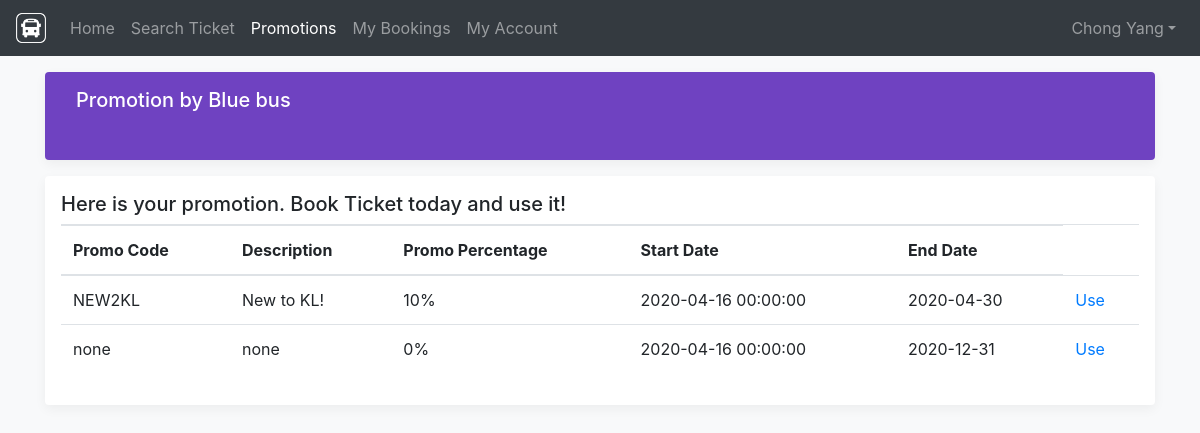
/promotion.php (signed in), run on the app's committed database.
### tables this page shows
CREATE TABLE account (
  AccountNo int AUTO_INCREMENT NOT NULL PRIMARY KEY,
  FirstName varchar(50) NOT NULL,
  LastName varchar(50) NOT NULL,
  Email varchar(50) NOT NULL,
  Password varchar(50) NOT NULL,
  Gender varchar(50) NOT NULL,
  BirthDate date NOT NULL,
  AccountRole varchar(50) NOT NULL DEFAULT 'User',
  Nationality varchar(50) NOT NULL DEFAULT 'Malaysia',
  PhoneNumber varchar(50) NOT NULL,
  AccountTimestamp timestamp NOT NULL DEFAULT current_timestamp() ON UPDATE current_timestamp()
);

CREATE TABLE promo_code (
  PromoCode varchar(50) NOT NULL PRIMARY KEY,
  ScheduleNo varchar(50) NOT NULL,
  PromoCodeDescription varchar(50) NOT NULL,
  PromoPercentage int NOT NULL,
  PromoCodeEndTimestamp date NOT NULL,
  FOREIGN KEY (ScheduleNo) REFERENCES bus_schedule(ScheduleNo),
  PromoCodeStartTimestamp timestamp NOT NULL DEFAULT current_timestamp() ON UPDATE current_timestamp()
);

### loginheader.php (called while the page is built, shortened)
<?php
    require("db.php");
if(isset($_SESSION['id']))
{
    $sql = "SELECT *,
            YEAR(AccountTimestamp) AS SinceYear,
            DATE(AccountTimestamp) AS SinceDate
            FROM account
            WHERE AccountNo =".$_SESSION['id'];
    $query = mysqli_query($con,$sql);
    $row = mysqli_fetch_array($query);
    if($row)
    {
        $myFirstName = $row['FirstName'];
        $myLastName = $row['LastName'];
    }
}
?>

### promotion.php (the view, shortened to what this page needs)
<?php
    require("loginheader.php");
    $promo = mysqli_query($con,"SELECT * FROM promo_code");
?>
<!doctype html>
<html lang="en">
  <head>
    <link rel="stylesheet" href="https://maxcdn.bootstrapcdn.com/bootstrap/4.0.0/css/bootstrap.min.css">
    <link href="css/offcanvas.css" rel="stylesheet">
    <link href="https://unpkg.com/aos@2.3.1/dist/aos.css" rel="stylesheet">
  </head>
  <body class="bg-light">
  <header>
      <nav class="navbar navbar-expand-md navbar-dark bg-dark fixed-top">
        <a class="navbar-brand" href="index.php">
    <img src="images/logo_white.png" width="30" height="30" class="d-inline-block align-top" alt="">
  </a>
        <div class="collapse navbar-collapse" id="navbarCollapse">
          <ul class="navbar-nav mr-auto">
            <li class="nav-item">
              <a class="nav-link" href="index.php">Home <span class="sr-only">(current)</span></a>
            </li>
            <li class="nav-item">
              <a class="nav-link" href="searchbus.php">Search Ticket</a>
            </li>
            <li class="nav-item active">
              <a class="nav-link" href="promotion.php">Promotions</a>
            </li>
            <?php if(isset($_SESSION['id']))
            {
            echo '
            <li class="nav-item">
              <a class="nav-link" href="managebooking.php">My Bookings</a>
            </li>
            <li class="nav-item">
              <a class="nav-link" href="setting.php">My Account</a>
            </li>';
            }; ?>
          </ul>
            <?php
            if(isset($_SESSION['id']))
            {
          echo '<form class="form-inline"><div class="collapse navbar-collapse" id="navbarNavDropdown">
          <ul class="navbar-nav">
            <li class="nav-item dropdown">
              <a class="nav-link dropdown-toggle" href="#" id="navbarDropdownMenuLink" role="button" data-toggle="dropdown" aria-haspopup="true" aria-expanded="false">';
                echo $myFirstName." ".$myLastName;
              echo '</a>
              <div class="dropdown-menu dropdown-menu-right" aria-labelledby="navbarDropdownMenuLink">
                <a class="dropdown-item" href="managebooking.php">Manage Booking</a>
                <a class="dropdown-item" href="setting.php">Setting</a>
                <a class="dropdown-item" href="logout.php">Logout</a>
              </div>
            </li>
          </ul>
        </div></form>';
            }
            else
            {
              echo '<form class="form-inline mt-2 mt-md-0" action="login.php">
              <button type="submit" class="btn btn-outline-warning my-2 my-sm-0">Login</button>
              </form>';
            }
            ?>
        </div>
      </nav>
    </header>
    <main role="main" class="container">
      <div data-aos="zoom-out">
       <div class="container p-3 my-3 bg-purple rounded box-shadow">
         <form action="search.inc.php" method="get">
           <div class="form-row  col-md-12">
            <div class="form-group col-md-4 text-left">
              <label for="desctiption"  style="color:white;"><h5>Promotion by Blue bus</h5></label>
            </div>
          </div>
        </form>
       </div>
      </div>
      <div data-aos="fade-left" data-aos-duration="2000">
        <div class="my-3 p-3 bg-white rounded box-shadow">
           <h5 class="border-bottom border-gray pb-2 mb-0">Here is your promotion. Book Ticket today and use it! </h5>
             <table class="table table-hover">
              <thead>
               <tr>
                 <th scope="col">Promo Code</th>
                 <th scope="col">Description</th>
                 <th scope="col">Promo Percentage</th>
                 <th scope="col">Start Date</th>
                 <th scope="col">End Date</th>
                </tr>
              </thead>
           <tbody>
            <?php
               while($row = mysqli_fetch_array($promo))
               {
               echo "<tr>";
               echo "<td>";
               echo $row['PromoCode'];
               echo "</td>";
               echo "<td>";
               echo $row['PromoCodeDescription'];
               echo "</td>";
               echo "<td>";
               echo $row['PromoPercentage']."%";
               echo "</td>";
               echo "<td>";
               echo $row['PromoCodeStartTimestamp'];
               echo "</td>";
               echo "<td>";
               echo $row['PromoCodeEndTimestamp'];
               echo "</td>";
               echo "<td><a href='searchbus.php?promocode=".$row['PromoCode'];
               echo "'>Use</a></td></tr>";
              }
            ?>
           </tbody>
        </table>
       </div>
     </div>
   </main>
  </body>
</html>

### css/offcanvas.css (style rules this page uses)
html, body { overflow-x: hidden; }
body { padding-top: 56px; }
.bg-purple { background-color: var(--purple); }
.border-bottom { border-bottom: 1px solid #e5e5e5; }
.box-shadow { box-shadow: 0 .25rem .75rem rgba(0, 0, 0, .05); }

### data on the page
account: FirstName "Chong", LastName "Yang"
promo_code: PromoCode "NEW2KL", PromoCodeDescription "New to KL!", PromoPercentage "10", PromoCodeStartTimestamp "2020-04-16 00:00:00", PromoCodeEndTimestamp "2020-04-30"
promo_code: PromoCode "none", PromoCodeDescription "none", PromoPercentage "0", PromoCodeStartTimestamp "2020-04-16 00:00:00", PromoCodeEndTimestamp "2020-12-31"
